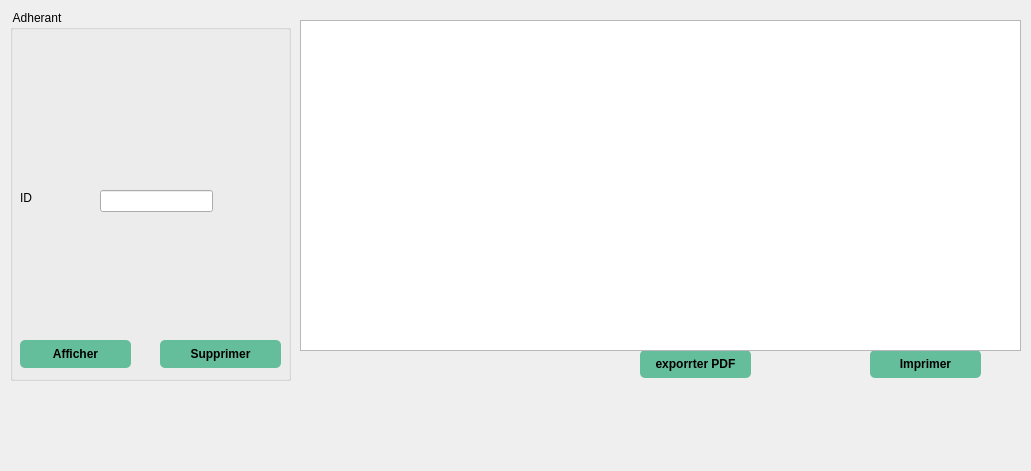
      <widget class="QWidget" name="page_14">
       <property name="geometry">
        <rect>
         <x>0</x>
         <y>0</y>
         <width>1031</width>
         <height>471</height>
        </rect>
       </property>
       <attribute name="label">
        <string>Afficher/supprimer un Adherant</string>
       </attribute>
       <widget class="QGroupBox" name="groupBox_11">
        <property name="geometry">
         <rect>
          <x>10</x>
          <y>10</y>
          <width>281</width>
          <height>371</height>
         </rect>
        </property>
        <property name="title">
         <string> Adherant</string>
        </property>
        <widget class="QLabel" name="label_10">
         <property name="geometry">
          <rect>
           <x>10</x>
           <y>180</y>
           <width>111</width>
           <height>16</height>
          </rect>
         </property>
         <property name="text">
          <string>ID</string>
         </property>
        </widget>
        <widget class="QLineEdit" name="id_2">
         <property name="geometry">
          <rect>
           <x>90</x>
           <y>180</y>
           <width>113</width>
           <height>22</height>
          </rect>
         </property>
        </widget>
        <widget class="QPushButton" name="pushButton_supprimer">
         <property name="geometry">
          <rect>
           <x>150</x>
           <y>330</y>
           <width>121</width>
           <height>28</height>
          </rect>
         </property>
         <property name="styleSheet">
          <string notr="true">QPushButton {
padding: 5px;
border-radius: 5px;
background-color:rgb(101, 190, 155);
font-weight: bold;
}
QPushButton:hover
{
color :white;
}</string>
         </property>
         <property name="text">
          <string>Supprimer</string>
         </property>
        </widget>
        <widget class="QPushButton" name="pushButton_afficher">
         <property name="geometry">
          <rect>
           <x>10</x>
           <y>330</y>
           <width>111</width>
           <height>28</height>
          </rect>
         </property>
         <property name="styleSheet">
          <string notr="true">QPushButton {
padding: 5px;
border-radius: 5px;
background-color:rgb(101, 190, 155);
font-weight: bold;
}
QPushButton:hover
{
color :white;
}</string>
         </property>
         <property name="text">
          <string>Afficher</string>
         </property>
        </widget>
       </widget>
       <widget class="QPushButton" name="pushButton_modifier_4">
        <property name="geometry">
         <rect>
          <x>640</x>
          <y>350</y>
          <width>111</width>
          <height>28</height>
         </rect>
        </property>
        <property name="styleSheet">
         <string notr="true">QPushButton {
padding: 5px;
border-radius: 5px;
background-color:rgb(101, 190, 155);
font-weight: bold;
}
QPushButton:hover
{
color :white;
}</string>
        </property>
        <property name="text">
         <string>exporrter PDF</string>
        </property>
       </widget>
       <widget class="QPushButton" name="pushButton_modifier_5">
        <property name="geometry">
         <rect>
          <x>870</x>
          <y>350</y>
          <width>111</width>
          <height>28</height>
         </rect>
        </property>
        <property name="styleSheet">
         <string notr="true">QPushButton {
padding: 5px;
border-radius: 5px;
background-color:rgb(101, 190, 155);
font-weight: bold;
}
QPushButton:hover
{
color :white;
}</string>
        </property>
        <property name="text">
         <string>Imprimer</string>
        </property>
       </widget>
       <widget class="QTableView" name="tableView_2">
        <property name="geometry">
         <rect>
          <x>300</x>
          <y>20</y>
          <width>721</width>
          <height>331</height>
         </rect>
        </property>
       </widget>
      </widget>
